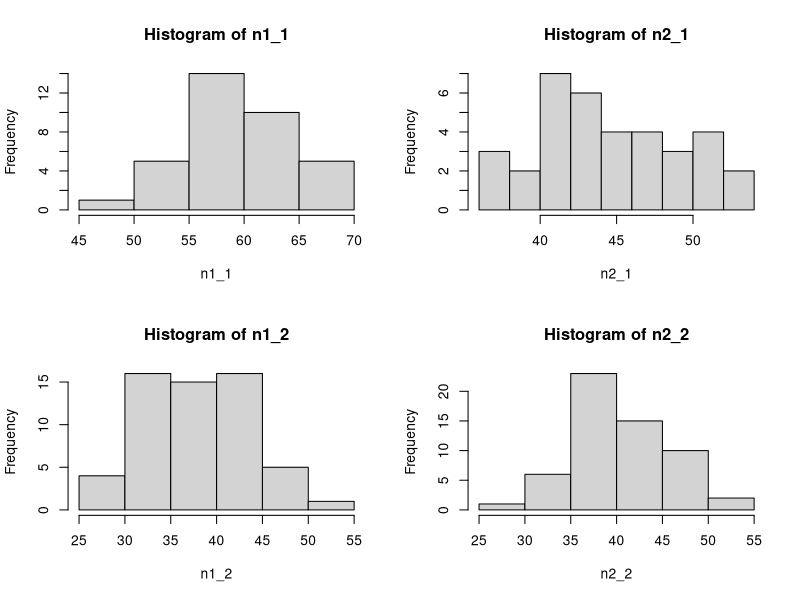

R code for this plot: (Note: this script raises an error after producing the figure.)
set.seed(153)

# Irei usar o mesmo desvio padrão para gerar os datasets para garantir homocedasticidade no exercício
# Gerar 4 datasets independentemente
# rnorm() para garantir distribuição normal em todos os conjuntos

var <- 5

# Gerar médias aleatórias entre [30,60] para serem as médias dos conjuntos
medias <- runif(4, min = 30, max = 60) 

n1_1 <- rnorm(35, mean = medias[1], sd = var)
n2_1 <- rnorm(35, mean = medias[2], sd = var)
n1_2 <- rnorm(57, mean = medias[3], sd = var)
n2_2 <- rnorm(57, mean = medias[4], sd = var)

# Plot histogramas
par(mfrow=c(2,2))
hist(n1_1)
hist(n2_1)
hist(n1_2)
hist(n2_2)

# Teste de normalidade dos conjuntos
shapiro.test(n1_1)
shapiro.test(n1_2)
shapiro.test(n2_1)
shapiro.test(n2_2)

# Análise descritiva dos datasets
summary(n1_1)
summary(n1_2)
summary(n2_1)
summary(n2_2)

#
par(mfrow=c(1,1))
plot(n1_2~n1_1)
